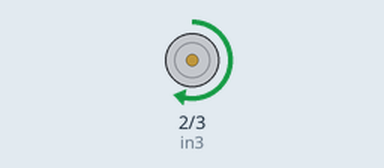
Bench run of a sketch on a simulated Arduino Uno, built with avr-gcc and run on an emulated ATmega328P. On the bench: motor-driver pin pairs drawn as motors (green arrow = first pin HIGH = forward, orange = second pin HIGH = backward, longer = more drive, scaled by the enable pin).

Above: at 1.0 s.
At 3.0 s:
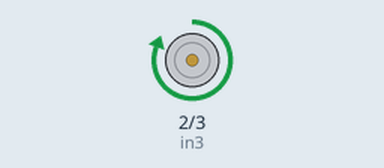
At 5.0 s:
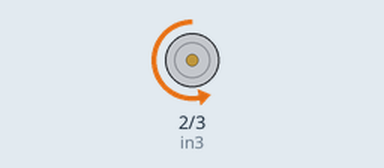
At 7.0 s:
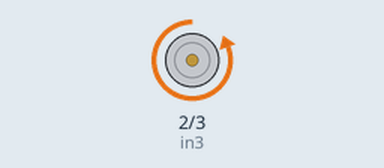
Timing chart, 0 to 10.4 s (numbered marks = the images above):
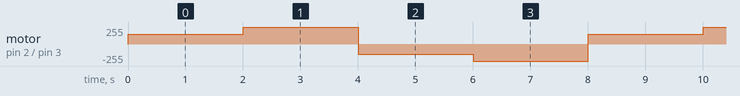

The sketch:

copy_of_hobby_gearmotor1.ino
```cpp
const int in3 = 2;
const int in4 = 3;
const int en2 = 5;

void setup() {
 pinMode(in3, OUTPUT);
 pinMode(in4, OUTPUT);
 pinMode(en2, OUTPUT);
}

void loop() {
    digitalWrite(in3, HIGH);
    digitalWrite(in4, LOW);

    analogWrite(en2, 150);
    delay(2000);
    analogWrite(en2, 255);
    delay(2000);

    digitalWrite(in3, LOW);
    digitalWrite(in4, HIGH);

    analogWrite(en2, 150);
    delay(2000);
    analogWrite(en2, 255);
    delay(2000);
}
```

Measured:
- by itself, motor on pin 2 (in3) / pin 3 (in4): repeats every 8.0 s: forward 255/255 2.0 s, backward 150/255 2.0 s, backward 255/255 2.0 s, forward 150/255 2.0 s
